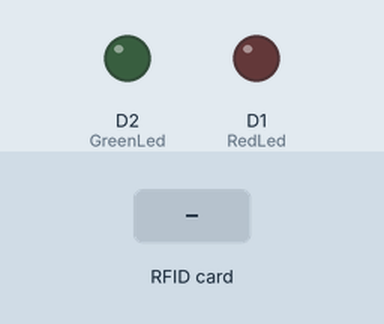
The sketch below on a simulated ESP8266 (NodeMCU). Shown: output pins drawn as LEDs (lit = HIGH). The inputs (shaded band) are chosen by the test bench. WiFi joins after 1.5 s; servers stay silent unless stated; uploads are accepted with an empty reply; what the sketch prints to the serial monitor is not drawn.

Above: at 3.7 s.
3.8 s: RFID card 5E 7A 19 C4 held to the reader
At 5.1 s:
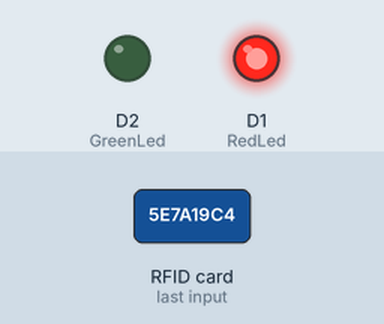
Timing chart, 0 to 7.5 s (numbered marks = the images above; inputs shaded):
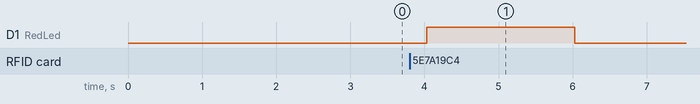

Measured:
- after the input at 3.8 s, D1 (RedLed): LOW → HIGH after 0.23 s, → LOW 2.0 s later

The sketch:

rfid_esp.ino
```cpp
#include<ESP8266WiFi.h>
#include<WiFiClient.h>
#include<ESP8266WebServer.h>
#include<ESP8266HTTPClient.h>
#include<SPI.h>
#include<MFRC522.h>

#define SS_PIN D8
#define RST_PIN D3
#define RedLed 5
#define GreenLed 4

MFRC522 mfrc522(SS_PIN, RST_PIN);

const char *ssid = "Username";
const char *pass = "password";

String host = "http://192.168.1.103/loginsystem/";

String getData, Link;
String CardID = "";

void setup() {
  delay(1000);
  Serial.begin(115200);
  SPI.begin();
  mfrc522.PCD_Init();

  WiFi.begin(ssid, pass);
  Serial.print("Connecting to: ");
  Serial.println(ssid);

  while (WiFi.status() != WL_CONNECTED) {
    delay(500);
    Serial.print(".");
  }

  Serial.println("Connected");
  Serial.print("IP Address: ");
  Serial.println(WiFi.localIP());

  pinMode(RedLed, OUTPUT);
  pinMode(GreenLed, OUTPUT);
}

void loop() {
  if (WiFi.status() != WL_CONNECTED) {
    WiFi.disconnect();
    WiFi.mode(WIFI_STA);
    Serial.print("Reconnecting to ");
    Serial.println(ssid);
    WiFi.begin(ssid, pass);

    while (WiFi.status() != WL_CONNECTED) {
      delay(500);
      Serial.print(".");
    }
    Serial.println("");
    Serial.println("Connected");
    Serial.print("IP address: ");
    Serial.println(WiFi.localIP());  //IP address assigned to your ESP
  }

  if (!mfrc522.PICC_IsNewCardPresent()) {
    return;
  }

  if (!mfrc522.PICC_ReadCardSerial()) {
    return;
  }

  for (byte i = 0; i < mfrc522.uid.size; i++) {
    CardID += mfrc522.uid.uidByte[i];
  }

  Serial.print("Card Id: ");
  Serial.println(CardID);

  HTTPClient http;

  getData = "?CardID=" + CardID;
  Link = host + "data.php" + getData;

  http.begin(Link);
  Serial.println(Link);

  int httpCode = http.GET();
  delay(10);
  Serial.print("HTTP Code: ");
  Serial.println(httpCode);

  String payload = http.getString();

  if (payload.length() > 0) {
    Serial.print("Return Data: ");
    Serial.println(payload);
    digitalWrite(GreenLed, HIGH);
    delay(2000);
    digitalWrite(GreenLed, LOW);
  }
  else {
    digitalWrite(RedLed, HIGH);
    delay(2000);
    digitalWrite(RedLed, LOW);
  }

  Link = CardID = getData = "";
}
```
